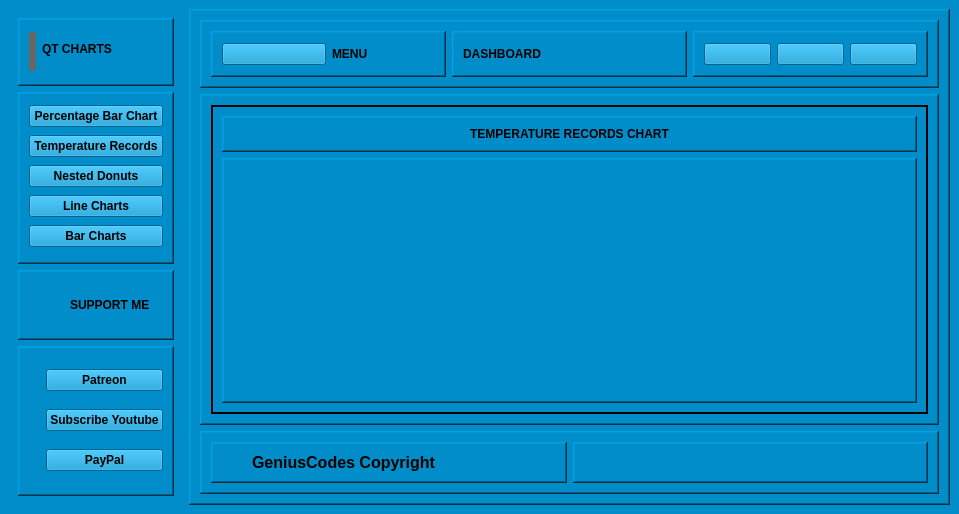
<?xml version="1.0" encoding="UTF-8"?>
<ui version="4.0">
 <author>Genius Codes</author>
 <class>QtChartWindow</class>
 <widget class="QMainWindow" name="QtChartWindow">
  <property name="geometry">
   <rect>
    <x>0</x>
    <y>0</y>
    <width>959</width>
    <height>514</height>
   </rect>
  </property>
  <property name="windowTitle">
   <string>MainWindow</string>
  </property>
  <property name="styleSheet">
   <string notr="true">background-color: rgb(0, 141, 201);</string>
  </property>
  <widget class="QWidget" name="chartAndGraphsCentralWidget">
   <layout class="QHBoxLayout" name="horizontalLayout">
    <item>
     <widget class="QWidget" name="leftMenuWidget" native="true">
      <layout class="QVBoxLayout" name="verticalLayout">
       <item>
        <widget class="QFrame" name="projectNameFrame">
         <property name="maximumSize">
          <size>
           <width>16777215</width>
           <height>68</height>
          </size>
         </property>
         <property name="frameShape">
          <enum>QFrame::Shape::WinPanel</enum>
         </property>
         <property name="frameShadow">
          <enum>QFrame::Shadow::Raised</enum>
         </property>
         <layout class="QHBoxLayout" name="horizontalLayout_2">
          <item>
           <widget class="QLabel" name="projectIconLabel">
            <property name="maximumSize">
             <size>
              <width>39</width>
              <height>39</height>
             </size>
            </property>
            <property name="styleSheet">
             <string notr="true">background-color: rgb(103, 103, 103);</string>
            </property>
            <property name="text">
             <string/>
            </property>
            <property name="pixmap">
             <pixmap>:/newPrefix/chartsAndGraphs/qt_chart.png</pixmap>
            </property>
            <property name="scaledContents">
             <bool>true</bool>
            </property>
            <property name="margin">
             <number>3</number>
            </property>
            <property name="indent">
             <number>-1</number>
            </property>
           </widget>
          </item>
          <item alignment="Qt::AlignmentFlag::AlignTop">
           <widget class="QLabel" name="projectNameLabel">
            <property name="minimumSize">
             <size>
              <width>121</width>
              <height>39</height>
             </size>
            </property>
            <property name="maximumSize">
             <size>
              <width>121</width>
              <height>39</height>
             </size>
            </property>
            <property name="font">
             <font>
              <bold>true</bold>
             </font>
            </property>
            <property name="text">
             <string>QT CHARTS</string>
            </property>
           </widget>
          </item>
         </layout>
        </widget>
       </item>
       <item>
        <widget class="QFrame" name="pushButtonsFrame">
         <property name="frameShape">
          <enum>QFrame::Shape::WinPanel</enum>
         </property>
         <property name="frameShadow">
          <enum>QFrame::Shadow::Raised</enum>
         </property>
         <layout class="QVBoxLayout" name="verticalLayout_2">
          <item>
           <widget class="QPushButton" name="percentageBarPushButton">
            <property name="font">
             <font>
              <bold>true</bold>
             </font>
            </property>
            <property name="text">
             <string>Percentage Bar Chart</string>
            </property>
            <property name="icon">
             <iconset>
              <normaloff>:/newPrefix/chartsAndGraphs/percentage_bar_chart.png</normaloff>:/newPrefix/chartsAndGraphs/percentage_bar_chart.png</iconset>
            </property>
            <property name="iconSize">
             <size>
              <width>30</width>
              <height>30</height>
             </size>
            </property>
           </widget>
          </item>
          <item>
           <widget class="QPushButton" name="temperaturePushButton">
            <property name="font">
             <font>
              <bold>true</bold>
             </font>
            </property>
            <property name="text">
             <string>Temperature Records</string>
            </property>
            <property name="icon">
             <iconset>
              <normaloff>:/newPrefix/chartsAndGraphs/temperature.png</normaloff>:/newPrefix/chartsAndGraphs/temperature.png</iconset>
            </property>
            <property name="iconSize">
             <size>
              <width>25</width>
              <height>25</height>
             </size>
            </property>
           </widget>
          </item>
          <item>
           <widget class="QPushButton" name="nestedDonutsPushButton">
            <property name="font">
             <font>
              <bold>true</bold>
             </font>
            </property>
            <property name="text">
             <string>Nested Donuts</string>
            </property>
            <property name="icon">
             <iconset>
              <normaloff>:/newPrefix/chartsAndGraphs/nested_donut.png</normaloff>:/newPrefix/chartsAndGraphs/nested_donut.png</iconset>
            </property>
            <property name="iconSize">
             <size>
              <width>23</width>
              <height>23</height>
             </size>
            </property>
           </widget>
          </item>
          <item>
           <widget class="QPushButton" name="lineChartsPushButton">
            <property name="font">
             <font>
              <bold>true</bold>
             </font>
            </property>
            <property name="text">
             <string>Line Charts</string>
            </property>
            <property name="icon">
             <iconset>
              <normaloff>:/newPrefix/chartsAndGraphs/line_chart.png</normaloff>:/newPrefix/chartsAndGraphs/line_chart.png</iconset>
            </property>
            <property name="iconSize">
             <size>
              <width>20</width>
              <height>20</height>
             </size>
            </property>
           </widget>
          </item>
          <item>
           <widget class="QPushButton" name="barChartPushButton">
            <property name="font">
             <font>
              <bold>true</bold>
             </font>
            </property>
            <property name="text">
             <string>Bar Charts</string>
            </property>
            <property name="icon">
             <iconset>
              <normaloff>:/newPrefix/chartsAndGraphs/bar_charts.png</normaloff>:/newPrefix/chartsAndGraphs/bar_charts.png</iconset>
            </property>
            <property name="iconSize">
             <size>
              <width>25</width>
              <height>25</height>
             </size>
            </property>
           </widget>
          </item>
         </layout>
        </widget>
       </item>
       <item>
        <widget class="QFrame" name="supportFrame">
         <property name="maximumSize">
          <size>
           <width>16777215</width>
           <height>70</height>
          </size>
         </property>
         <property name="frameShape">
          <enum>QFrame::Shape::WinPanel</enum>
         </property>
         <property name="frameShadow">
          <enum>QFrame::Shadow::Raised</enum>
         </property>
         <layout class="QHBoxLayout" name="horizontalLayout_3">
          <item>
           <widget class="QLabel" name="supportIconLabel">
            <property name="maximumSize">
             <size>
              <width>35</width>
              <height>35</height>
             </size>
            </property>
            <property name="text">
             <string/>
            </property>
            <property name="pixmap">
             <pixmap>:/newPrefix/chartsAndGraphs/support.png</pixmap>
            </property>
            <property name="scaledContents">
             <bool>true</bool>
            </property>
           </widget>
          </item>
          <item>
           <widget class="QLabel" name="supportLabel">
            <property name="font">
             <font>
              <bold>true</bold>
             </font>
            </property>
            <property name="text">
             <string>SUPPORT ME</string>
            </property>
           </widget>
          </item>
         </layout>
        </widget>
       </item>
       <item>
        <widget class="QFrame" name="additionalFrame">
         <property name="maximumSize">
          <size>
           <width>16777215</width>
           <height>150</height>
          </size>
         </property>
         <property name="frameShape">
          <enum>QFrame::Shape::WinPanel</enum>
         </property>
         <property name="frameShadow">
          <enum>QFrame::Shadow::Raised</enum>
         </property>
         <layout class="QGridLayout" name="gridLayout">
          <item row="0" column="0">
           <widget class="QLabel" name="patreonIconLabel">
            <property name="maximumSize">
             <size>
              <width>40</width>
              <height>35</height>
             </size>
            </property>
            <property name="text">
             <string/>
            </property>
            <property name="pixmap">
             <pixmap>:/newPrefix/chartsAndGraphs/patreon.png</pixmap>
            </property>
            <property name="scaledContents">
             <bool>true</bool>
            </property>
           </widget>
          </item>
          <item row="1" column="0">
           <widget class="QLabel" name="subscribeIconLabel">
            <property name="maximumSize">
             <size>
              <width>40</width>
              <height>35</height>
             </size>
            </property>
            <property name="text">
             <string/>
            </property>
            <property name="pixmap">
             <pixmap>:/newPrefix/chartsAndGraphs/subcribe.png</pixmap>
            </property>
            <property name="scaledContents">
             <bool>true</bool>
            </property>
           </widget>
          </item>
          <item row="2" column="0">
           <widget class="QLabel" name="payPalIconLabel">
            <property name="maximumSize">
             <size>
              <width>40</width>
              <height>35</height>
             </size>
            </property>
            <property name="text">
             <string/>
            </property>
            <property name="pixmap">
             <pixmap>:/newPrefix/chartsAndGraphs/images.png</pixmap>
            </property>
            <property name="scaledContents">
             <bool>true</bool>
            </property>
           </widget>
          </item>
          <item row="0" column="1">
           <widget class="QPushButton" name="patreonPushButton">
            <property name="font">
             <font>
              <bold>true</bold>
             </font>
            </property>
            <property name="text">
             <string>Patreon</string>
            </property>
           </widget>
          </item>
          <item row="1" column="1">
           <widget class="QPushButton" name="subcribePushButton">
            <property name="font">
             <font>
              <bold>true</bold>
             </font>
            </property>
            <property name="text">
             <string>Subscribe Youtube</string>
            </property>
           </widget>
          </item>
          <item row="2" column="1">
           <widget class="QPushButton" name="payPalPushButton">
            <property name="font">
             <font>
              <bold>true</bold>
             </font>
            </property>
            <property name="text">
             <string>PayPal</string>
            </property>
           </widget>
          </item>
         </layout>
        </widget>
       </item>
      </layout>
     </widget>
    </item>
    <item>
     <widget class="QFrame" name="displayFrame">
      <property name="frameShape">
       <enum>QFrame::Shape::WinPanel</enum>
      </property>
      <property name="frameShadow">
       <enum>QFrame::Shadow::Raised</enum>
      </property>
      <layout class="QVBoxLayout" name="verticalLayout_4">
       <item alignment="Qt::AlignmentFlag::AlignTop">
        <widget class="QFrame" name="headerFrame">
         <property name="minimumSize">
          <size>
           <width>734</width>
           <height>68</height>
          </size>
         </property>
         <property name="frameShape">
          <enum>QFrame::Shape::WinPanel</enum>
         </property>
         <property name="frameShadow">
          <enum>QFrame::Shadow::Raised</enum>
         </property>
         <layout class="QHBoxLayout" name="horizontalLayout_4">
          <item>
           <widget class="QFrame" name="menuFrame">
            <property name="frameShape">
             <enum>QFrame::Shape::WinPanel</enum>
            </property>
            <property name="frameShadow">
             <enum>QFrame::Shadow::Raised</enum>
            </property>
            <layout class="QHBoxLayout" name="horizontalLayout_5">
             <item>
              <widget class="QPushButton" name="menuIconPushButton">
               <property name="text">
                <string/>
               </property>
               <property name="icon">
                <iconset>
                 <normaloff>:/newPrefix/chartsAndGraphs/menu.png</normaloff>:/newPrefix/chartsAndGraphs/menu.png</iconset>
               </property>
               <property name="iconSize">
                <size>
                 <width>20</width>
                 <height>20</height>
                </size>
               </property>
              </widget>
             </item>
             <item>
              <widget class="QLabel" name="menuLabel">
               <property name="font">
                <font>
                 <bold>true</bold>
                </font>
               </property>
               <property name="text">
                <string>MENU</string>
               </property>
              </widget>
             </item>
            </layout>
           </widget>
          </item>
          <item>
           <widget class="QFrame" name="dashBoardFrame">
            <property name="frameShape">
             <enum>QFrame::Shape::WinPanel</enum>
            </property>
            <property name="frameShadow">
             <enum>QFrame::Shadow::Raised</enum>
            </property>
            <layout class="QVBoxLayout" name="verticalLayout_5">
             <item>
              <widget class="QLabel" name="dashBoardLabel">
               <property name="font">
                <font>
                 <bold>true</bold>
                </font>
               </property>
               <property name="text">
                <string>DASHBOARD</string>
               </property>
              </widget>
             </item>
            </layout>
           </widget>
          </item>
          <item>
           <widget class="QFrame" name="windowActionFrame">
            <property name="frameShape">
             <enum>QFrame::Shape::WinPanel</enum>
            </property>
            <property name="frameShadow">
             <enum>QFrame::Shadow::Raised</enum>
            </property>
            <layout class="QHBoxLayout" name="horizontalLayout_6">
             <item>
              <widget class="QPushButton" name="minimiseIconPushButton">
               <property name="text">
                <string/>
               </property>
               <property name="icon">
                <iconset>
                 <normaloff>:/newPrefix/chartsAndGraphs/minimise.png</normaloff>:/newPrefix/chartsAndGraphs/minimise.png</iconset>
               </property>
              </widget>
             </item>
             <item>
              <widget class="QPushButton" name="restoreIconPushButton">
               <property name="text">
                <string/>
               </property>
               <property name="icon">
                <iconset>
                 <normaloff>:/newPrefix/chartsAndGraphs/maximise.png</normaloff>:/newPrefix/chartsAndGraphs/maximise.png</iconset>
               </property>
              </widget>
             </item>
             <item>
              <widget class="QPushButton" name="closeIconPushButton">
               <property name="text">
                <string/>
               </property>
               <property name="icon">
                <iconset>
                 <normaloff>:/newPrefix/chartsAndGraphs/close_or_cancel.png</normaloff>:/newPrefix/chartsAndGraphs/close_or_cancel.png</iconset>
               </property>
              </widget>
             </item>
            </layout>
           </widget>
          </item>
         </layout>
        </widget>
       </item>
       <item>
        <widget class="QFrame" name="mainDisplayFrame">
         <property name="styleSheet">
          <string notr="true"/>
         </property>
         <property name="frameShape">
          <enum>QFrame::Shape::WinPanel</enum>
         </property>
         <property name="frameShadow">
          <enum>QFrame::Shadow::Raised</enum>
         </property>
         <layout class="QVBoxLayout" name="verticalLayout_7">
          <item>
           <widget class="QStackedWidget" name="stackedWidget">
            <property name="styleSheet">
             <string notr="true"/>
            </property>
            <property name="frameShape">
             <enum>QFrame::Shape::WinPanel</enum>
            </property>
            <property name="lineWidth">
             <number>0</number>
            </property>
            <property name="currentIndex">
             <number>1</number>
            </property>
            <widget class="QWidget" name="percentageBarChartPage">
             <layout class="QVBoxLayout" name="verticalLayout_9">
              <item>
               <widget class="QFrame" name="percentageBarFrame">
                <property name="frameShape">
                 <enum>QFrame::Shape::StyledPanel</enum>
                </property>
                <property name="frameShadow">
                 <enum>QFrame::Shadow::Raised</enum>
                </property>
                <layout class="QVBoxLayout" name="verticalLayout_8">
                 <item alignment="Qt::AlignmentFlag::AlignTop">
                  <widget class="QLabel" name="percentageBarLabel">
                   <property name="font">
                    <font>
                     <bold>true</bold>
                    </font>
                   </property>
                   <property name="text">
                    <string>PERCENTAGE BAR CHART</string>
                   </property>
                   <property name="alignment">
                    <set>Qt::AlignmentFlag::AlignCenter</set>
                   </property>
                  </widget>
                 </item>
                </layout>
               </widget>
              </item>
              <item>
               <widget class="QFrame" name="percentageBarDisplayFrame">
                <property name="sizePolicy">
                 <sizepolicy hsizetype="Preferred" vsizetype="Expanding">
                  <horstretch>0</horstretch>
                  <verstretch>0</verstretch>
                 </sizepolicy>
                </property>
                <property name="frameShape">
                 <enum>QFrame::Shape::StyledPanel</enum>
                </property>
                <property name="frameShadow">
                 <enum>QFrame::Shadow::Raised</enum>
                </property>
               </widget>
              </item>
             </layout>
            </widget>
            <widget class="QWidget" name="temperatureChartPage">
             <layout class="QVBoxLayout" name="verticalLayout_11">
              <item>
               <widget class="QFrame" name="temperatureChartFrame">
                <property name="frameShape">
                 <enum>QFrame::Shape::WinPanel</enum>
                </property>
                <property name="frameShadow">
                 <enum>QFrame::Shadow::Raised</enum>
                </property>
                <layout class="QVBoxLayout" name="verticalLayout_10">
                 <item alignment="Qt::AlignmentFlag::AlignTop">
                  <widget class="QLabel" name="temperatureChartLabel">
                   <property name="font">
                    <font>
                     <bold>true</bold>
                    </font>
                   </property>
                   <property name="text">
                    <string>TEMPERATURE RECORDS CHART</string>
                   </property>
                   <property name="alignment">
                    <set>Qt::AlignmentFlag::AlignCenter</set>
                   </property>
                  </widget>
                 </item>
                </layout>
               </widget>
              </item>
              <item>
               <widget class="QFrame" name="temperatureDisplayFrame">
                <property name="sizePolicy">
                 <sizepolicy hsizetype="Preferred" vsizetype="Expanding">
                  <horstretch>0</horstretch>
                  <verstretch>0</verstretch>
                 </sizepolicy>
                </property>
                <property name="frameShape">
                 <enum>QFrame::Shape::WinPanel</enum>
                </property>
                <property name="frameShadow">
                 <enum>QFrame::Shadow::Raised</enum>
                </property>
               </widget>
              </item>
             </layout>
            </widget>
            <widget class="QWidget" name="barChartPage">
             <layout class="QVBoxLayout" name="verticalLayout_17">
              <item>
               <widget class="QFrame" name="frame_23">
                <property name="font">
                 <font>
                  <bold>false</bold>
                 </font>
                </property>
                <property name="frameShape">
                 <enum>QFrame::Shape::StyledPanel</enum>
                </property>
                <property name="frameShadow">
                 <enum>QFrame::Shadow::Raised</enum>
                </property>
                <layout class="QVBoxLayout" name="verticalLayout_16">
                 <item alignment="Qt::AlignmentFlag::AlignTop">
                  <widget class="QLabel" name="label_13">
                   <property name="font">
                    <font>
                     <bold>true</bold>
                    </font>
                   </property>
                   <property name="text">
                    <string>BAR CHART</string>
                   </property>
                   <property name="alignment">
                    <set>Qt::AlignmentFlag::AlignCenter</set>
                   </property>
                  </widget>
                 </item>
                </layout>
               </widget>
              </item>
              <item>
               <widget class="QFrame" name="frame_24">
                <property name="sizePolicy">
                 <sizepolicy hsizetype="Preferred" vsizetype="Expanding">
                  <horstretch>0</horstretch>
                  <verstretch>0</verstretch>
                 </sizepolicy>
                </property>
                <property name="frameShape">
                 <enum>QFrame::Shape::StyledPanel</enum>
                </property>
                <property name="frameShadow">
                 <enum>QFrame::Shadow::Raised</enum>
                </property>
               </widget>
              </item>
             </layout>
            </widget>
            <widget class="QWidget" name="nestedDonutsPage">
             <layout class="QVBoxLayout" name="verticalLayout_13">
              <item>
               <widget class="QFrame" name="nestedDonutsFrame">
                <property name="font">
                 <font>
                  <bold>false</bold>
                 </font>
                </property>
                <property name="frameShape">
                 <enum>QFrame::Shape::StyledPanel</enum>
                </property>
                <property name="frameShadow">
                 <enum>QFrame::Shadow::Raised</enum>
                </property>
                <layout class="QVBoxLayout" name="verticalLayout_12">
                 <item alignment="Qt::AlignmentFlag::AlignTop">
                  <widget class="QLabel" name="nestedDonutsLabel">
                   <property name="font">
                    <font>
                     <bold>true</bold>
                    </font>
                   </property>
                   <property name="text">
                    <string>NESTED DONUTS CHART</string>
                   </property>
                   <property name="alignment">
                    <set>Qt::AlignmentFlag::AlignCenter</set>
                   </property>
                  </widget>
                 </item>
                </layout>
               </widget>
              </item>
              <item>
               <widget class="QFrame" name="nestedDonutsDisplayFrame">
                <property name="sizePolicy">
                 <sizepolicy hsizetype="Preferred" vsizetype="Expanding">
                  <horstretch>0</horstretch>
                  <verstretch>0</verstretch>
                 </sizepolicy>
                </property>
                <property name="frameShape">
                 <enum>QFrame::Shape::StyledPanel</enum>
                </property>
                <property name="frameShadow">
                 <enum>QFrame::Shadow::Raised</enum>
                </property>
               </widget>
              </item>
             </layout>
            </widget>
            <widget class="QWidget" name="lineChartPage">
             <layout class="QVBoxLayout" name="verticalLayout_15">
              <item>
               <widget class="QFrame" name="lineChartFrame">
                <property name="font">
                 <font>
                  <bold>false</bold>
                 </font>
                </property>
                <property name="frameShape">
                 <enum>QFrame::Shape::StyledPanel</enum>
                </property>
                <property name="frameShadow">
                 <enum>QFrame::Shadow::Raised</enum>
                </property>
                <layout class="QVBoxLayout" name="verticalLayout_14">
                 <item alignment="Qt::AlignmentFlag::AlignTop">
                  <widget class="QLabel" name="lineChartLabel">
                   <property name="font">
                    <font>
                     <bold>true</bold>
                    </font>
                   </property>
                   <property name="text">
                    <string>LINE CHART</string>
                   </property>
                   <property name="alignment">
                    <set>Qt::AlignmentFlag::AlignCenter</set>
                   </property>
                  </widget>
                 </item>
                </layout>
               </widget>
              </item>
              <item>
               <widget class="QFrame" name="lineChartDisplayFrame">
                <property name="sizePolicy">
                 <sizepolicy hsizetype="Preferred" vsizetype="Expanding">
                  <horstretch>0</horstretch>
                  <verstretch>0</verstretch>
                 </sizepolicy>
                </property>
                <property name="frameShape">
                 <enum>QFrame::Shape::StyledPanel</enum>
                </property>
                <property name="frameShadow">
                 <enum>QFrame::Shadow::Raised</enum>
                </property>
               </widget>
              </item>
             </layout>
            </widget>
           </widget>
          </item>
         </layout>
        </widget>
       </item>
       <item>
        <widget class="QFrame" name="copyRightFrame">
         <property name="frameShape">
          <enum>QFrame::Shape::WinPanel</enum>
         </property>
         <property name="frameShadow">
          <enum>QFrame::Shadow::Raised</enum>
         </property>
         <layout class="QHBoxLayout" name="horizontalLayout_7">
          <item>
           <widget class="QFrame" name="geniusCodesFrame">
            <property name="frameShape">
             <enum>QFrame::Shape::WinPanel</enum>
            </property>
            <property name="frameShadow">
             <enum>QFrame::Shadow::Raised</enum>
            </property>
            <layout class="QVBoxLayout" name="verticalLayout_6">
             <item>
              <widget class="QLabel" name="copyRightLabel">
               <property name="font">
                <font>
                 <pointsize>12</pointsize>
                 <bold>true</bold>
                </font>
               </property>
               <property name="text">
                <string>GeniusCodes Copyright</string>
               </property>
               <property name="indent">
                <number>30</number>
               </property>
              </widget>
             </item>
            </layout>
           </widget>
          </item>
          <item>
           <widget class="QFrame" name="dateAndTimeFrame">
            <property name="frameShape">
             <enum>QFrame::Shape::WinPanel</enum>
            </property>
            <property name="frameShadow">
             <enum>QFrame::Shadow::Raised</enum>
            </property>
            <layout class="QHBoxLayout" name="horizontalLayout_8">
             <item>
              <widget class="QLabel" name="dateLabel">
               <property name="font">
                <font>
                 <pointsize>12</pointsize>
                 <bold>true</bold>
                </font>
               </property>
               <property name="text">
                <string/>
               </property>
              </widget>
             </item>
             <item>
              <widget class="QLabel" name="timeLabel">
               <property name="font">
                <font>
                 <pointsize>12</pointsize>
                 <bold>true</bold>
                </font>
               </property>
               <property name="text">
                <string/>
               </property>
              </widget>
             </item>
            </layout>
           </widget>
          </item>
         </layout>
        </widget>
       </item>
      </layout>
     </widget>
    </item>
   </layout>
  </widget>
 </widget>
 <resources>
  <include location="qtChartIcons.qrc"/>
 </resources>
 <connections/>
</ui>
